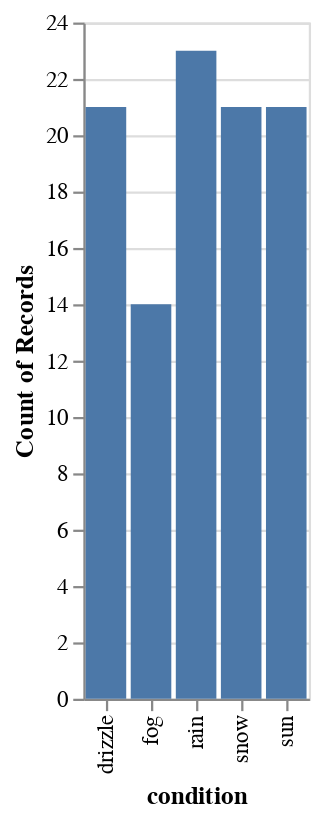

This figure's notebook cell:
### Code cell
base = alt.Chart(df)
bar = base.mark_bar().encode(
    x=alt.X(field="condition", type="nominal", scale=alt.Scale(type="ordinal")),
    y=alt.Y(
        field="condition",
        type="nominal",
        aggregate="count",
        scale=alt.Scale(type="linear", zero=True),
    ),
)
display_chart(bar)

### Figure 1 — Vega-Lite specification as saved in the notebook (floating-point values rounded to 4 significant figures)
{"config": {"view": {"continuousWidth": 400, "continuousHeight": 300}}, "data": {"name": "data-62648c40dc40a84dcc0ff734b69b013d"}, "mark": "bar", "encoding": {"x": {"field": "condition", "scale": {"type": "ordinal"}, "type": "nominal"}, "y": {"aggregate": "count", "field": "condition", "scale": {"type": "linear", "zero": true}, "type": "nominal"}}, "$schema": "https://vega.github.io/schema/vega-lite/v4.17.0.json", "datasets": {"data-62648c40dc40a84dcc0ff734b69b013d": [{"temperature": 15.95, "wind": 44.06, "precipitation": 39.57, "condition": "sun"}, {"temperature": 35.8, "wind": 57.35, "precipitation": 51.1, "condition": "snow"}, {"temperature": 34.39, "wind": 96.36, "precipitation": 40.97, "condition": "drizzle"}, {"temperature": 7.205, "wind": 25.15, "precipitation": 85.49, "condition": "drizzle"}, {"temperature": 19.55, "wind": 57.88, "precipitation": 73.7, "condition": "sun"}, {"temperature": 40.96, "wind": 18.24, "precipitation": 12.34, "condition": "drizzle"}, {"temperature": 8.037, "wind": 34.86, "precipitation": 47.4, "condition": "drizzle"}, {"temperature": -0.9238, "wind": 38.28, "precipitation": 49.08, "condition": "snow"}, {"temperature": 5.432, "wind": 26.38, "precipitation": 11.85, "condition": "fog"}, {"temperature": -0.5233, "wind": 20.34, "precipitation": 17.6, "condition": "rain"}, {"temperature": -0.3212, "wind": 56.71, "precipitation": 27.9, "condition": "snow"}, {"temperature": -5.817, "wind": 7.922, "precipitation": 58.97, "condition": "sun"}, {"temperature": 29.35, "wind": 42.36, "precipitation": 52.3, "condition": "snow"}, {"temperature": -3.17, "wind": 25.42, "precipitation": 75.96, "condition": "sun"}, {"temperature": 29.76, "wind": 60.51, "precipitation": 27.63, "condition": "sun"}, {"temperature": -2.423, "wind": 71.82, "precipitation": 27.87, "condition": "rain"}, {"temperature": 27.72, "wind": 25.5, "precipitation": 56.95, "condition": "rain"}, {"temperature": 42.86, "wind": 64.08, "precipitation": 43.21, "condition": "drizzle"}, {"temperature": 17.67, "wind": 69.77, "precipitation": 4.879, "condition": "snow"}, {"temperature": 14.11, "wind": 57.18, "precipitation": 23.0, "condition": "sun"}, {"temperature": 13.74, "wind": 47.92, "precipitation": 14.36, "condition": "drizzle"}, {"temperature": 38.55, "wind": 71.4, "precipitation": 47.87, "condition": "rain"}, {"temperature": 35.42, "wind": 15.37, "precipitation": 10.14, "condition": "drizzle"}, {"temperature": 42.81, "wind": 19.29, "precipitation": 83.72, "condition": "sun"}, {"temperature": 5.542, "wind": 37.92, "precipitation": 1.806, "condition": "rain"}, {"temperature": 31.26, "wind": 25.61, "precipitation": 94.0, "condition": "snow"}, {"temperature": 12.65, "wind": 19.72, "precipitation": 4.277, "condition": "snow"}, {"temperature": 27.46, "wind": 18.46, "precipitation": 14.86, "condition": "snow"}, {"temperature": 39.17, "wind": 62.58, "precipitation": 61.91, "condition": "drizzle"}, {"temperature": 20.58, "wind": 6.979, "precipitation": 26.2, "condition": "fog"}, {"temperature": 43.44, "wind": 91.73, "precipitation": 49.93, "condition": "rain"}, {"temperature": 37.39, "wind": 37.35, "precipitation": 79.01, "condition": "rain"}, {"temperature": -0.974, "wind": 52.37, "precipitation": 30.45, "condition": "fog"}, {"temperature": 32.48, "wind": 88.07, "precipitation": 79.8, "condition": "drizzle"}, {"temperature": 35.07, "wind": 20.18, "precipitation": 68.33, "condition": "drizzle"}, {"temperature": 30.65, "wind": 70.21, "precipitation": 14.84, "condition": "fog"}, {"temperature": 17.57, "wind": 23.57, "precipitation": 33.43, "condition": "fog"}, {"temperature": 37.67, "wind": 25.75, "precipitation": 22.16, "condition": "fog"}, {"temperature": 5.014, "wind": 35.85, "precipitation": 50.43, "condition": "drizzle"}, {"temperature": 0.072, "wind": 2.304, "precipitation": 43.69, "condition": "snow"}, {"temperature": 5.955, "wind": 97.51, "precipitation": 18.94, "condition": "fog"}, {"temperature": 30.33, "wind": 11.12, "precipitation": 16.1, "condition": "rain"}, {"temperature": 14.46, "wind": 51.39, "precipitation": 51.52, "condition": "fog"}, {"temperature": 9.396, "wind": 14.41, "precipitation": 58.34, "condition": "drizzle"}, {"temperature": -7.883, "wind": 98.24, "precipitation": 51.41, "condition": "snow"}, {"temperature": 36.85, "wind": 17.44, "precipitation": 55.91, "condition": "drizzle"}, {"temperature": -9.583, "wind": 23.84, "precipitation": 61.61, "condition": "fog"}, {"temperature": -9.419, "wind": 53.25, "precipitation": 78.45, "condition": "sun"}, {"temperature": 4.572, "wind": 9.069, "precipitation": 42.45, "condition": "rain"}, {"temperature": 6.62, "wind": 35.88, "precipitation": 64.99, "condition": "rain"}, {"temperature": 20.63, "wind": 28.95, "precipitation": 14.3, "condition": "rain"}, {"temperature": -9.584, "wind": 83.65, "precipitation": 35.87, "condition": "snow"}, {"temperature": 11.02, "wind": 82.98, "precipitation": 67.52, "condition": "drizzle"}, {"temperature": 5.411, "wind": 21.06, "precipitation": 98.11, "condition": "fog"}, {"temperature": 2.807, "wind": 40.81, "precipitation": 17.11, "condition": "drizzle"}, {"temperature": 33.61, "wind": 68.87, "precipitation": 1.751, "condition": "drizzle"}, {"temperature": -3.731, "wind": 22.99, "precipitation": 20.45, "condition": "sun"}, {"temperature": 38.89, "wind": 4.451, "precipitation": 50.19, "condition": "snow"}, {"temperature": 30.68, "wind": 57.59, "precipitation": 3.882, "condition": "sun"}, {"temperature": 20.94, "wind": 86.16, "precipitation": 84.65, "condition": "sun"}, {"temperature": 37.96, "wind": 83.22, "precipitation": 78.1, "condition": "sun"}, {"temperature": 2.789, "wind": 5.605, "precipitation": 64.23, "condition": "rain"}, {"temperature": -7.363, "wind": 57.38, "precipitation": 18.5, "condition": "sun"}, {"temperature": 1.191, "wind": 46.53, "precipitation": 56.22, "condition": "rain"}, {"temperature": 5.601, "wind": 10.56, "precipitation": 10.01, "condition": "sun"}, {"temperature": 38.06, "wind": 40.56, "precipitation": 18.58, "condition": "rain"}, {"temperature": 10.0, "wind": 0.3814, "precipitation": 3.432, "condition": "snow"}, {"temperature": 35.52, "wind": 85.38, "precipitation": 72.28, "condition": "rain"}, {"temperature": 42.22, "wind": 21.9, "precipitation": 64.45, "condition": "snow"}, {"temperature": 42.63, "wind": 16.6, "precipitation": 85.32, "condition": "sun"}, {"temperature": 4.667, "wind": 13.91, "precipitation": 87.48, "condition": "drizzle"}, {"temperature": 16.15, "wind": 38.0, "precipitation": 47.26, "condition": "rain"}, {"temperature": 15.03, "wind": 86.43, "precipitation": 81.7, "condition": "rain"}, {"temperature": 35.19, "wind": 72.51, "precipitation": 22.44, "condition": "sun"}, {"temperature": 26.84, "wind": 83.91, "precipitation": 63.12, "condition": "drizzle"}, {"temperature": 34.88, "wind": 45.33, "precipitation": 0.9936, "condition": "rain"}, {"temperature": 41.38, "wind": 7.545, "precipitation": 54.7, "condition": "snow"}, {"temperature": 36.96, "wind": 49.47, "precipitation": 85.48, "condition": "snow"}, {"temperature": 14.59, "wind": 4.49, "precipitation": 10.31, "condition": "sun"}, {"temperature": 20.04, "wind": 66.33, "precipitation": 74.45, "condition": "sun"}, {"temperature": 25.47, "wind": 82.06, "precipitation": 61.2, "condition": "rain"}, {"temperature": 20.07, "wind": 46.45, "precipitation": 53.6, "condition": "snow"}, {"temperature": 5.685, "wind": 58.17, "precipitation": 31.24, "condition": "snow"}, {"temperature": 42.49, "wind": 71.08, "precipitation": 61.47, "condition": "rain"}, {"temperature": -7.079, "wind": 27.0, "precipitation": 19.79, "condition": "rain"}, {"temperature": -5.045, "wind": 88.94, "precipitation": 99.5, "condition": "fog"}, {"temperature": 25.45, "wind": 96.39, "precipitation": 69.85, "condition": "rain"}, {"temperature": 22.96, "wind": 88.49, "precipitation": 40.27, "condition": "snow"}, {"temperature": 27.51, "wind": 29.84, "precipitation": 27.85, "condition": "fog"}, {"temperature": -6.87, "wind": 54.9, "precipitation": 29.74, "condition": "snow"}, {"temperature": 41.67, "wind": 21.39, "precipitation": 23.45, "condition": "sun"}, {"temperature": 15.84, "wind": 14.55, "precipitation": 78.91, "condition": "sun"}, {"temperature": 13.79, "wind": 31.92, "precipitation": 65.39, "condition": "fog"}, {"temperature": -0.2479, "wind": 16.05, "precipitation": 26.22, "condition": "sun"}, {"temperature": 20.63, "wind": 15.35, "precipitation": 94.2, "condition": "rain"}, {"temperature": 17.22, "wind": 61.15, "precipitation": 27.79, "condition": "snow"}, {"temperature": 15.34, "wind": 52.16, "precipitation": 44.26, "condition": "drizzle"}, {"temperature": 43.29, "wind": 30.62, "precipitation": 90.71, "condition": "drizzle"}, {"temperature": 31.75, "wind": 54.0, "precipitation": 98.59, "condition": "drizzle"}, {"temperature": 3.548, "wind": 96.91, "precipitation": 50.0, "condition": "fog"}]}}
